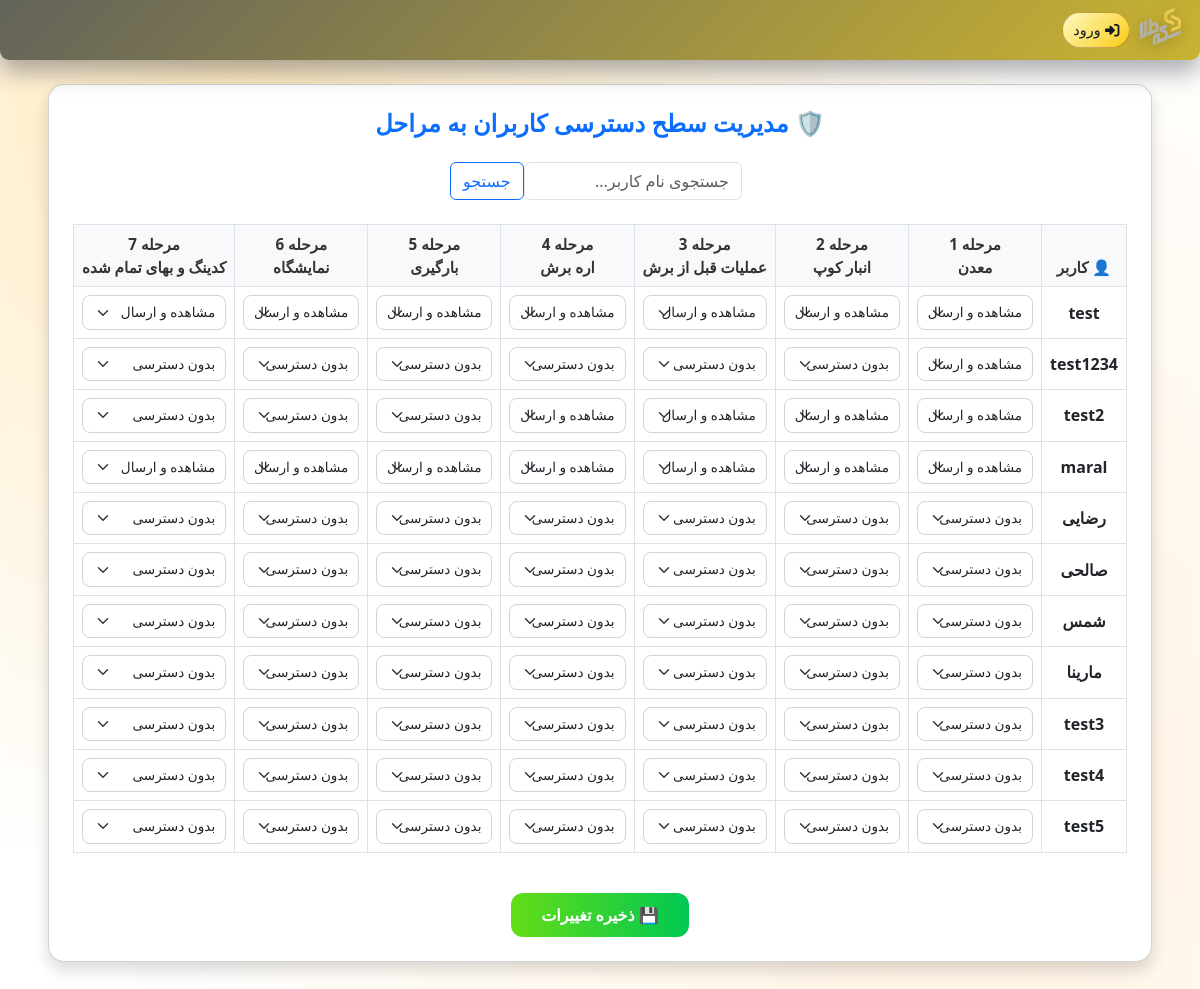
/stone_flow/admin/manage_access/, run on the app's committed database.
### StoneFlow/models.py (models this page shows, shortened)
class Step(models.Model):
    order = models.PositiveIntegerField()
    title = models.CharField(max_length=200)
    url_name = models.CharField(max_length=100)
    class Meta:
        ordering = ['order']

### StoneFlow/views.py (the view, shortened to what this page needs)
# urls.py: path('admin/manage_access/', manage_access, name='manage_access'),
def manage_access(request):
    query = request.GET.get('q', '')
    if query:
        users = User.objects.filter(
            Q(first_name__icontains=query) |
            Q(last_name__icontains=query) |
            Q(username__icontains=query)
        )
    else:
        users = User.objects.all()
    steps = Step.objects.all()
    access_matrix = {}
    for user in users:
        access_matrix[user.id] = {}
        for step in steps:
            try:
                sa = StepAccess.objects.get(user=user, step=step)
                access_matrix[user.id][step.id] = sa.access_level
            except StepAccess.DoesNotExist:
                access_matrix[user.id][step.id] = ''
    context = {
        'users': users,
        'steps': steps,
        'access_matrix': access_matrix,
    }
    return render(request, 'manage_access.html', context)

### StoneFlow/templatetags/custom_filters.py (called while the page is built)
@register.filter
def get_item(d, key):
    try:
        return d.get(key)
    except Exception:
        return None

### users/context_processors.py (called while the page is built)
def menu_items_processor(request):
    try:
        user = request.user
        if not user.is_authenticated:
            return {'menu_items': []}
        roles = UserRole.objects.filter(user=user).values_list('role_id', flat=True)
        job = user.profile.job_position.name
        items = user.profile.job_position.items.all()
        items = items.prefetch_related('submenus')
        return {'menu_items': items}
    except:
        return {'menu_items': None}

### StoneFlow/templates/manage_access.html (shortened to what this page needs)
{% extends "users/base.html" %}
{% load static %}
{% block content %}
{% load custom_filters %}
<link href="https://cdn.jsdelivr.net/npm/bootstrap@5.3.0/dist/css/bootstrap.min.css" rel="stylesheet">
<div class="card shadow rounded-4 p-4" style="direction: rtl;">
  <h4 class="mb-4 fw-bold text-center text-primary">🛡️ مدیریت سطح دسترسی کاربران به مراحل</h4>
    <form method="get" class="mb-4 d-flex justify-content-end" style="max-width: 300px; margin-right: auto; margin-left: auto;">
    <input type="text" name="q" value="{{ request.GET.q }}" class="form-control me-2" placeholder="جستجوی نام کاربر...">
    <button type="submit" class="btn btn-outline-primary">جستجو</button>
    </form>
  <form method="post">
    <div class="table-container">
      <table class="table access-table table-bordered text-center align-middle">
        <thead>
          <tr>
            <th>👤 کاربر</th>
            {% for step in steps %}
              <th>مرحله {{ step.order }}<br>{{ step.title }}</th>
            {% endfor %}
          </tr>
        </thead>
        <tbody>
          {% for user in users %}
            <tr>
              <td class="user-col">{{ user.get_full_name|default:user.username }}</td>
              {% with user_access=access_matrix|get_item:user.id %}
                {% for step in steps %}
                  {% with current_access=user_access|get_item:step.id %}
                    <td>
                      <select name="access_{{ user.id }}_{{ step.id }}" class="form-select">
                        <option value="" {% if current_access == "" %}selected{% endif %}>بدون دسترسی</option>
                        <option value="submit" {% if current_access == "submit" %}selected{% endif %}>مشاهده و ارسال</option>
                      </select>
                    </td>
                  {% endwith %}
                {% endfor %}
              {% endwith %}
            </tr>
          {% endfor %}
        </tbody>
      </table>
    </div>
    <div class="text-center mt-4">
      <button type="submit" class="save-btn">💾 ذخیره تغییرات</button>
    </div>
  </form>
</div>
{% endblock %}

### users/templates/users/base.html (shortened to what this page needs)
<!DOCTYPE html>
{% load static %}
<html lang="fa" dir="rtl">
<head>
  <link rel="stylesheet" href="{% static 'css/bootstrap.min.css' %}">
  <link rel="stylesheet" href="{% static 'css/all.min.css' %}">
  <link rel="stylesheet" href="{% static 'css/base.css' %}">
  <link rel="stylesheet" href="{% static 'css/fonts.css' %}">
</head>
<body>
<div class="topbar">
  <div class="topbar-right">
    <a href="/" class="logo-link">
      <img src="{% static 'icons/logo.svg' %}" alt="لوگو KBC">
    </a>
    <div class="user-info">
      {% if user.is_authenticated %}
        <div class="avatar">{{ request.user.username|first|upper }}</div>
        <div class="user-meta">
          <strong>{{ user.username }}</strong>
          {% if user.profile.job_position %}
            <span>{{ user.profile.job_position.name }}</span>
          {% endif %}
        </div>
        <a href="/logout" class="auth-link">
          <i class="fas fa-sign-out-alt"></i>
          خروج
        </a>
      {% else %}
        <a href="/login/" class="auth-link">
          <i class="fas fa-sign-in-alt"></i>
          ورود
        </a>
      {% endif %}
    </div>
  </div>
</div>
<div class="main-content">
  {% block content %}
  {% endblock content %}
</div>
</body>
</html>

### users/static/css/base.css (style rules this page uses)
body { font-family: 'B Nazanin'; src: url('/fonts/BNazanin.woff2') format('woff2'), url('/fonts/BNazanin.woff') format('woff'); }

### users/templates/users/base.html (style rules this page uses)
body { direction: rtl; margin: 0; background: radial-gradient(circle at 20% 10%, rgba(255, 210, 117, 0.45), transparent 60%), radial-gradient(circle at 80% 80%, rgba(255, 221, 170, 0.35), transparent 70%), #faf7ef; backdrop-filter: blur(4px); font-family: "Vazirmatn", "IRANSans", system-ui, sans-serif; }
.topbar { position: sticky; top: 0; z-index: 1000; background: linear-gradient(135deg, #63635a, #cab331); border-radius: 0 0 9px 9px; padding: 8px 16px; box-shadow: 0 12px 25px rgba(15,23,42,0.35); backdrop-filter: blur(16px); -webkit-backdrop-filter: blur(16px); display: flex; justify-content: space-between; align-items: center; color: #f9fafb; gap: 12px; overflow: visible; }
.topbar-left, .topbar-right { display: flex; align-items: center; gap: 10px; }
.logo-link { display: flex; align-items: center; height: 44px; }
.logo-link img { height: 100%; width: auto; object-fit: contain; display: block; filter: drop-shadow(0 4px 8px rgba(0,0,0,0.25)); }
.user-info { display: flex; align-items: center; gap: 10px; white-space: nowrap; }
.auth-link { color: #111827; font-size: 0.9rem; display: inline-flex; align-items: center; gap: 4px; text-decoration: none; padding: 6px 10px; border-radius: 999px; border: 1px solid rgba(113,63,18,0.4); background: linear-gradient(135deg, #fef9c3, #facc15); transition: background 0.2s ease, transform 0.15s ease, box-shadow 0.15s ease; }
.main-content { padding: 20px 18px 28px; }
@media (min-width: 992px) { .main-content { padding: 24px 48px 40px; } }

### StoneFlow/templates/manage_access.html (style rules this page uses)
.access-table select { font-size: 0.85rem; padding: 6px 10px; padding-right: 24px; border-radius: 8px; border: 1px solid #ced4da; direction: rtl; background-position: left 0.75rem center; background-repeat: no-repeat; }
.access-table thead th { background: #f8f9fa; font-weight: 700; font-size: 0.95rem; color: #333; border-bottom: 1px solid #dee2e6; white-space: nowrap; }
.access-table tbody td { vertical-align: middle; white-space: nowrap; }
.user-col { font-weight: 600; color: #2c3e50; }
.access-table select { font-size: 0.85rem; padding: 6px 10px; border-radius: 8px; border: 1px solid #ced4da; }
.save-btn { background: linear-gradient(to left, #00c853, #64dd17); border: none; color: white; font-weight: bold; padding: 10px 30px; border-radius: 12px; transition: all 0.3s ease; }
.table-container { overflow-x: auto; }

### data on the page
Step: order "1", title "معدن", id "مشاهده و ارسال", id "بدون دسترسی"
Step: order "2", title "انبار کوپ", id "مشاهده و ارسال", id "بدون دسترسی"
Step: order "3", title "عملیات قبل از برش", id "مشاهده و ارسال", id "بدون دسترسی"
Step: order "4", title "اره برش", id "مشاهده و ارسال", id "بدون دسترسی"
Step: order "5", title "بارگیری", id "مشاهده و ارسال", id "بدون دسترسی"
Step: order "6", title "نمایشگاه", id "مشاهده و ارسال", id "بدون دسترسی"
Step: order "7", title "کدینگ و بهای تمام شده", id "مشاهده و ارسال", id "بدون دسترسی"

### other printed values
{{ user.get_full_name|default:user.username }} "test"
{{ user.get_full_name|default:user.username }} "test1234"
{{ user.get_full_name|default:user.username }} "test2"
{{ user.get_full_name|default:user.username }} "maral"
{{ user.get_full_name|default:user.username }} "رضایی"
{{ user.get_full_name|default:user.username }} "صالحی"
{{ user.get_full_name|default:user.username }} "شمس"
{{ user.get_full_name|default:user.username }} "مارینا"
{{ user.get_full_name|default:user.username }} "test3"
{{ user.get_full_name|default:user.username }} "test4"
{{ user.get_full_name|default:user.username }} "test5"
